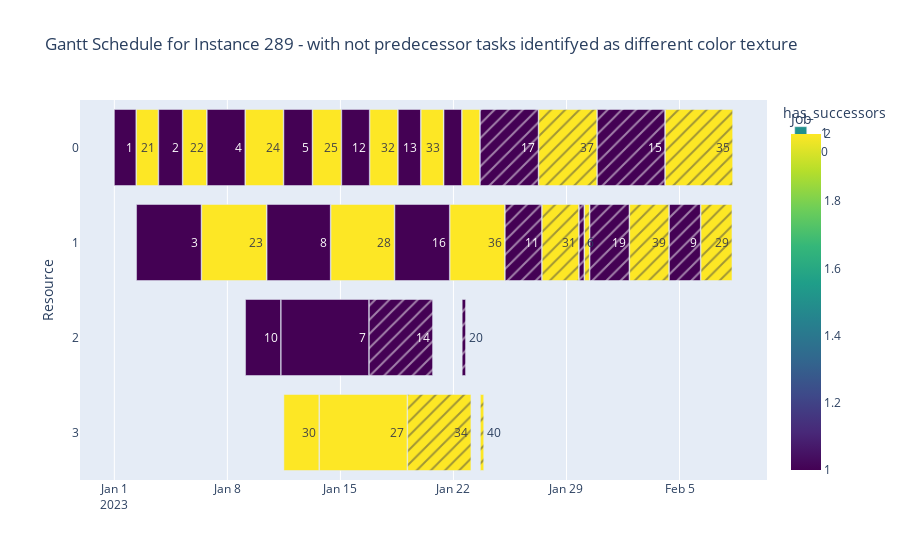

Notebook cell for this chart:
### Code cell
solutions_filepath = "../data/solutions/MMTSP-SAC/"
instances_path = "../data/input/HRTInstances"

instance = read_input_files.read_file(
    os.path.join(instances_path, f"Instance_{instance_number}.txt")
)

df = read_solutions_files.get_solution_from_instance(
    solutions_filepath, instances_path, instance_number
).sort_values("Resource")
# gantt.plot_gantt_chart(df, instance_number)
gantt.plot_gantt_chart_with_predecessor_flag(
    prepare_resources.add_predecessor_flag(df, instance), instance_number
)

### Figure 1 — Plotly figure (JSON) as saved in the notebook; plotly's stock layout.template omitted (floating-point values rounded to 4 significant figures)
{"data": [{"alignmentgroup": "True", "base": ["2023-01-01T00:00:00", "2023-01-02T09:00:00", "2023-01-03T18:00:00", "2023-01-05T06:00:00", "2023-01-06T18:00:00", "2023-01-09T03:00:00", "2023-01-11T12:00:00", "2023-01-13T07:00:00", "2023-01-16T20:00:00", "2023-01-18T14:00:00", "2023-01-20T00:00:00", "2023-01-21T10:00:00", "2023-01-22T13:00:00", "2023-01-15T02:00:00", "2023-01-06T10:00:00", "2023-01-10T11:00:00", "2023-01-14T10:00:00", "2023-01-02T09:00:00", "2023-01-21T19:00:00", "2023-01-18T09:00:00", "2023-01-11T08:00:00", "2023-01-09T03:00:00", "2023-01-13T17:00:00", "2023-01-11T12:00:00"], "customdata": [[1], [21], [2], [22], [4], [24], [5], [25], [32], [13], [33], [18], [38], [12], [23], [8], [28], [3], [36], [16], [7], [10], [27], [30]], "hovertemplate": "has_successors=1<br>Start=%{base}<br>Finish=%{x}<br>Resource=%{y}<br>Task=%{customdata[0]}<br>Job=%{marker.color}<extra></extra>", "legendgroup": "1", "marker": {"color": [1, 2, 1, 2, 1, 2, 1, 2, 2, 1, 2, 1, 2, 1, 2, 1, 2, 1, 2, 1, 1, 1, 2, 2], "coloraxis": "coloraxis", "pattern": {"shape": ""}}, "name": "1", "offsetgroup": "1", "orientation": "h", "showlegend": true, "text": [1, 21, 2, 22, 4, 24, 5, 25, 32, 13, 33, 18, 38, 12, 23, 8, 28, 3, 36, 16, 7, 10, 27, 30], "textposition": "auto", "type": "bar", "x": [115200000, 115200000, 126000000, 126000000, 201600000, 201600000, 151200000, 151200000, 147600000, 118800000, 118800000, 93600000, 93600000, 147600000, 345600000, 338400000, 338400000, 345600000, 291600000, 291600000, 468000000, 187200000, 468000000, 187200000], "xaxis": "x", "y": ["0", "0", "0", "0", "0", "0", "0", "0", "0", "0", "0", "0", "0", "0", "1", "1", "1", "1", "1", "1", "2", "2", "3", "3"], "yaxis": "y"}, {"alignmentgroup": "True", "base": ["2023-02-04T03:00:00", "2023-01-23T16:00:00", "2023-01-27T07:00:00", "2023-01-30T22:00:00", "2023-02-04T09:00:00", "2023-02-06T08:00:00", "2023-02-01T22:00:00", "2023-01-30T03:00:00", "2023-01-30T11:00:00", "2023-01-25T05:00:00", "2023-01-27T12:00:00", "2023-01-29T19:00:00", "2023-01-22T13:00:00", "2023-01-16T19:00:00", "2023-01-23T16:00:00", "2023-01-19T04:00:00"], "customdata": [[35], [17], [37], [15], [9], [29], [39], [26], [19], [11], [31], [6], [20], [14], [40], [34]], "hovertemplate": "has_successors=0<br>Start=%{base}<br>Finish=%{x}<br>Resource=%{y}<br>Task=%{customdata[0]}<br>Job=%{marker.color}<extra></extra>", "legendgroup": "0", "marker": {"color": [2, 1, 2, 1, 1, 2, 2, 2, 1, 1, 2, 1, 1, 1, 2, 2], "coloraxis": "coloraxis", "pattern": {"shape": "/"}}, "name": "0", "offsetgroup": "0", "orientation": "h", "showlegend": true, "text": [35, 17, 37, 15, 9, 29, 39, 26, 19, 11, 31, 6, 20, 14, 40, 34], "textposition": "auto", "type": "bar", "x": [360000000, 309600000, 309600000, 360000000, 165600000, 165600000, 208800000, 25200000, 208800000, 194400000, 194400000, 25200000, 18000000, 338400000, 18000000, 338400000], "xaxis": "x", "y": ["0", "0", "0", "0", "1", "1", "1", "1", "1", "1", "1", "1", "2", "2", "3", "3"], "yaxis": "y"}], "layout": {"barmode": "overlay", "coloraxis": {"colorbar": {"title": {"text": "Job"}}, "colorscale": [[0, "#440154"], [0.1111, "#482878"], [0.2222, "#3e4989"], [0.3333, "#31688e"], [0.4444, "#26828e"], [0.5556, "#1f9e89"], [0.6667, "#35b779"], [0.7778, "#6ece58"], [0.8889, "#b5de2b"], [1, "#fde725"]]}, "legend": {"title": {"text": "has_successors"}, "tracegroupgap": 0}, "title": {"text": "Gantt Schedule for Instance 289 - with not predecessor tasks identifyed as different color texture"}, "xaxis": {"anchor": "y", "domain": [0, 1], "type": "date"}, "yaxis": {"anchor": "x", "autorange": "reversed", "domain": [0, 1], "title": {"text": "Resource"}}}}
